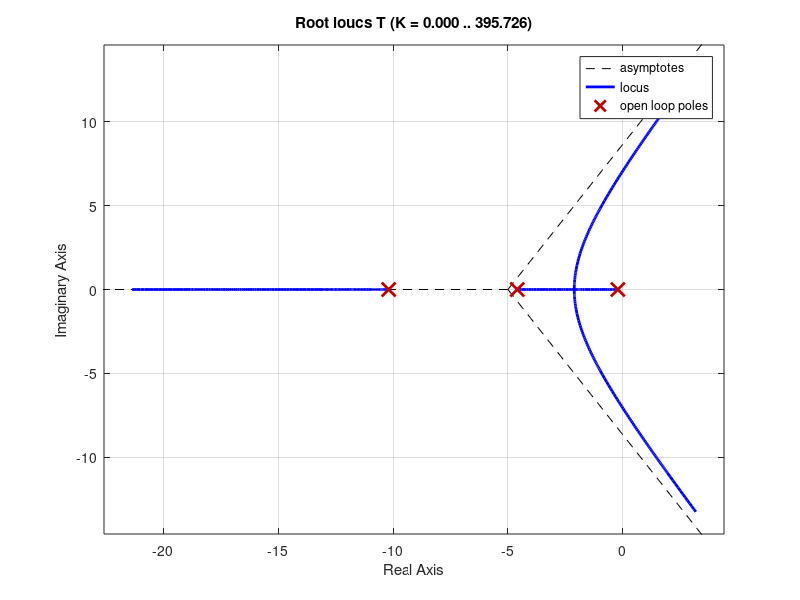
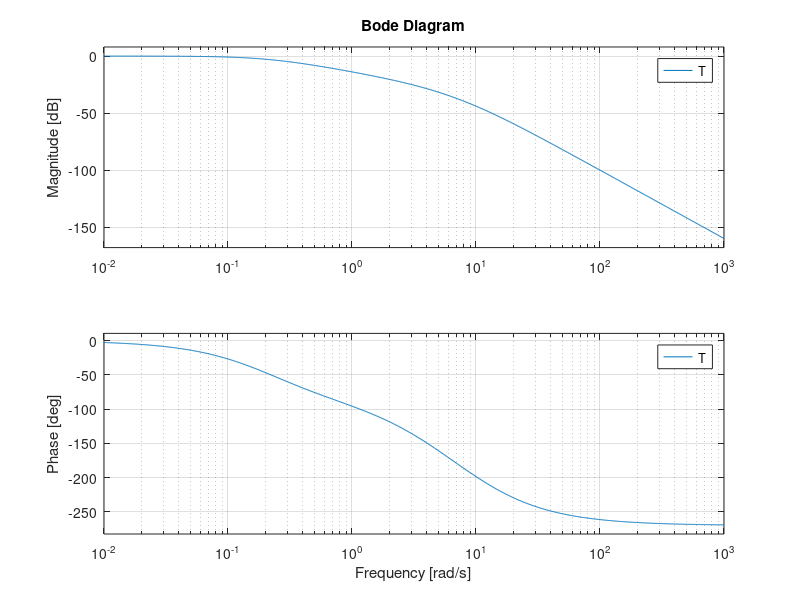
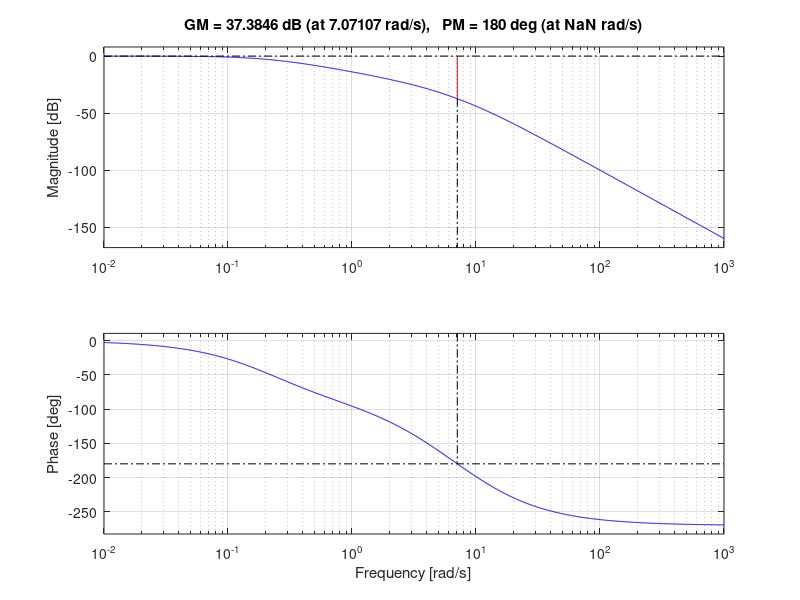
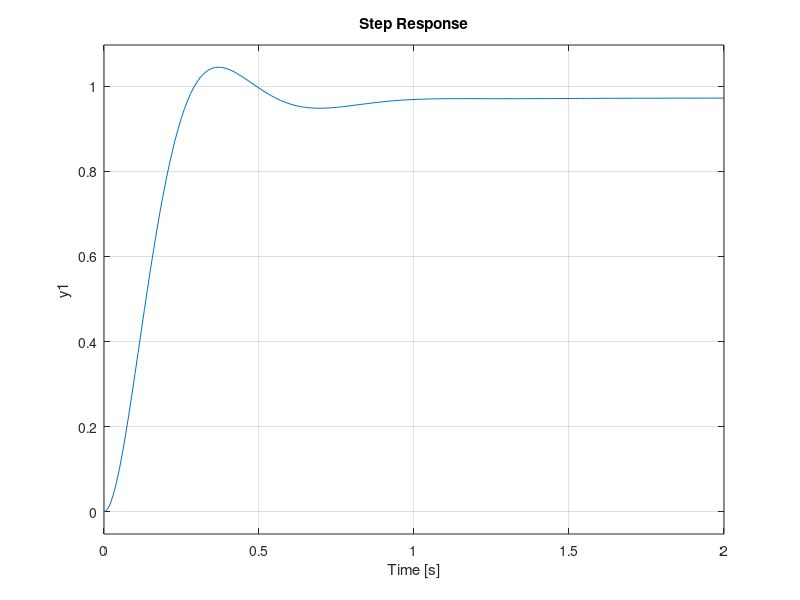

Source code (MATLAB) for these figures, in order:
num=[0 ,10];
denom=[1,15,50,10];
T=tf([num],[denom]);

figure(1)
rlocus(T)

figure(2)
bode(T)

figure(3)
margin(T)

%% 

Kp = 35;
Kd = 10;
C = pid(Kp,0,Kd)
R = feedback(C*T,1)

t = 0:0.01:2;

figure(4)
step(R,t)
